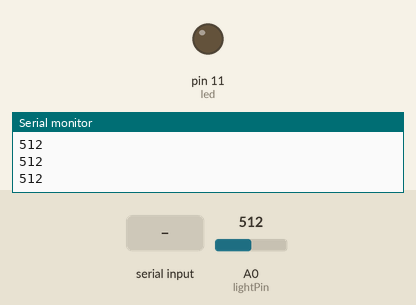
Simulated run of this sketch. Board: Arduino Uno, built with avr-gcc and run on an emulated ATmega328P. Parts: output pins drawn as LEDs (lit = HIGH), the last lines printed to the serial monitor. Inputs (shaded band) come from the test bench; at power-on: A0 (lightPin) = 512.

Above: at 1.3 s.
1.4 s: "l" received over Serial
At 2.0 s:
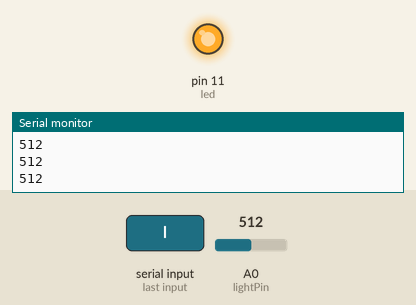
3.0 s: "d" received over Serial
At 4.4 s:
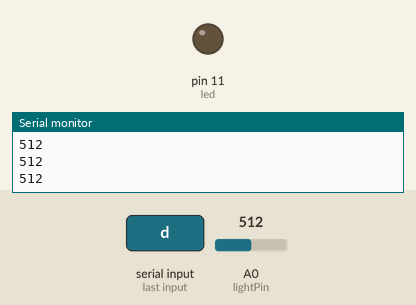
Timing chart, 0 to 6.0 s (numbered marks = the images above; inputs shaded):
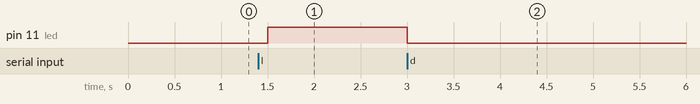

Measured:
- after the input at 1.4 s, pin 11 (led): LOW → HIGH after 0.10 s
- after the input at 3.0 s, pin 11 (led): HIGH → LOW at once

The sketch:

laser.ino
```cpp
int led=11;
int lightPin = 0;
char leitura;
void setup(){
  Serial.begin(9600);
pinMode(led,OUTPUT);
digitalWrite(led,LOW);
}
void loop(){


        Serial.println(analogRead(lightPin)); //Write the value of the photoresistor to the serial monitor.
    delay(500);

  while(Serial.available()>0) {
   leitura=Serial.read();
   if(leitura=='l'){    //L
  digitalWrite(led,HIGH);
  }
   }
   if(leitura=='d'){
     digitalWrite(led,LOW);
  }


   }
```
